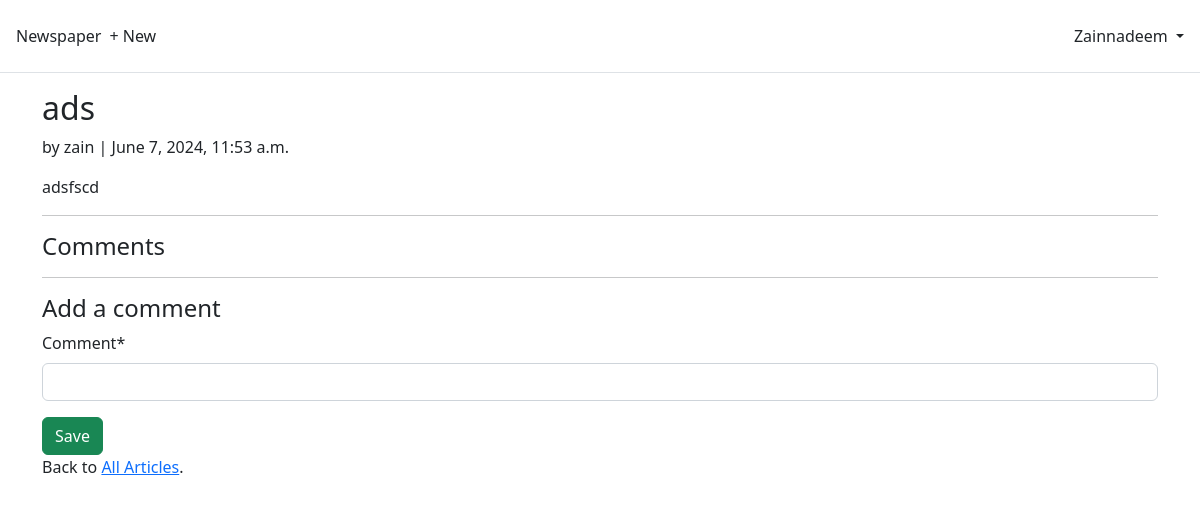
The app's page /articles/3/ (signed in) with its own data.
### accounts/models.py (models this page shows)
class CustomUser(AbstractUser):
 age = models.PositiveIntegerField(null=True, blank=True)

### articles/models.py (models this page shows)
class Article(models.Model):
 title = models.CharField(max_length=255)
 body = models.TextField()
 date = models.DateTimeField(auto_now_add=True)
 author = models.ForeignKey(
 settings.AUTH_USER_MODEL,
 on_delete=models.CASCADE,
 )

### articles/views.py (the view)
# urls.py: path("<int:pk>/", ArticleDetailView.as_view(),name="article_detail"), # new
class ArticleDetailView(LoginRequiredMixin, DetailView): # new
 model = Article
 template_name = "article_detail.html"
 def get_context_data(self, **kwargs): # new
  context = super().get_context_data(**kwargs)
  context["form"] = CommentForm()
  return context

### articles/forms.py
class CommentForm(forms.ModelForm):
 class Meta:
  model = Comment
  fields = ("comment",)

### templates/article_detail.html (shortened to what this page needs)
{% extends "base.html" %}
{% load crispy_forms_tags %}
{% block content %}
<div class="article-entry">
 <h2>{{ object.title }}</h2>
 <p>by {{ object.author }} | {{ object.date }}</p>
 <p>{{ object.body }}</p>
</div>
<hr>
<h4>Comments</h4>
<hr>
<h4>Add a comment</h4>
<form action="" method="post">{% csrf_token %}
 {{ form|crispy }}
 <button class="btn btn-success ml-2" type="submit">Save</button>
</form>
<div>
 <p>Back to <a href="{% url 'article_list' %}">All Articles</a>.</p>
</div>
{% endblock content %}

### templates/base.html (shortened to what this page needs)
<!DOCTYPE html>
<html>
<head>
    <link href="https://cdn.jsdelivr.net/npm/bootstrap@5.2.3/dist/css/bootstrap.min.css" rel="stylesheet">
</head>
<body>
    <header class="p-3 mb-3 border-bottom">
        <div class="d-flex flex-wrap align-items-center justify-content-center justify-content-lg-start">
            <a class="navbar-brand" href="{% url 'home' %}">Newspaper</a>
            <ul class="nav col-12 col-lg-auto me-lg-auto mb-2 justify-content-center mb-md-0">
                {% if user.is_authenticated %}
                <li><a href="{% url 'article_new' %}" class="nav-link px-2 link-dark">+ New</a></li>
                {% endif %}
            </ul>
            {% if user.is_authenticated %}
            <div class="dropdown text-end">
                <a href="#" class="d-block link-dark text-decoration-none dropdown-toggle" id="dropdownUser1" data-bs-toggle="dropdown" aria-expanded="false">
                    {{ user.username }}
                </a>
            </div>
            {% else %}
            <div class="text-end">
                <a href="{% url 'login' %}" class="btn btn-outline-primary me-2">Log In</a>
                <a href="{% url 'signup' %}" class="btn btn-primary">Sign Up</a>
            </div>
            {% endif %}
        </div>
    </header>
    <main>
        <div class="container">
            {% block content %}
            {% endblock content %}
        </div>
    </main>
</body>
</html>

### records on screen
CustomUser: username "Zainnadeem"
Article: title "ads", author "zain", date "June 7, 2024, 11:53 a.m.", body "adsfscd"
